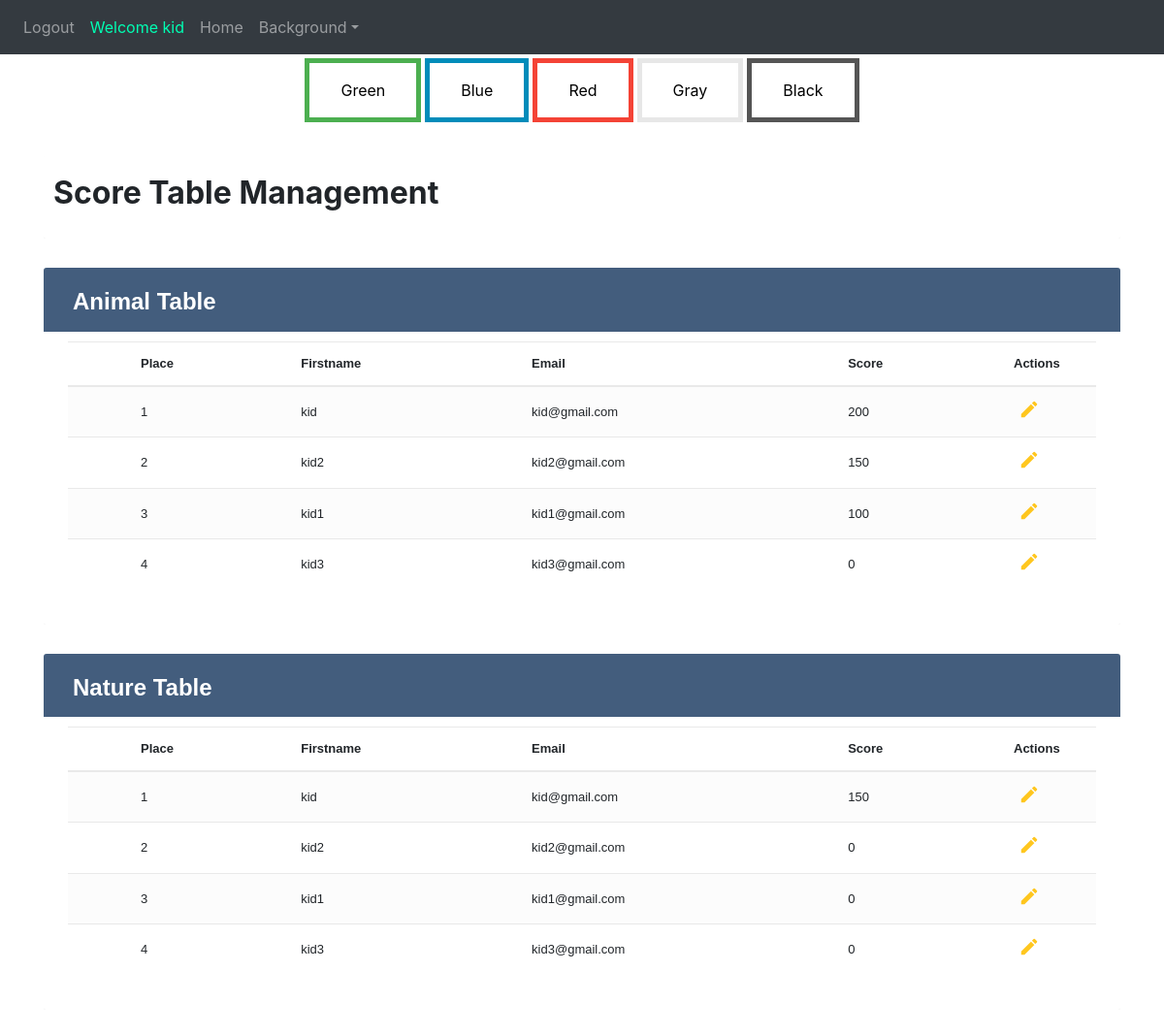
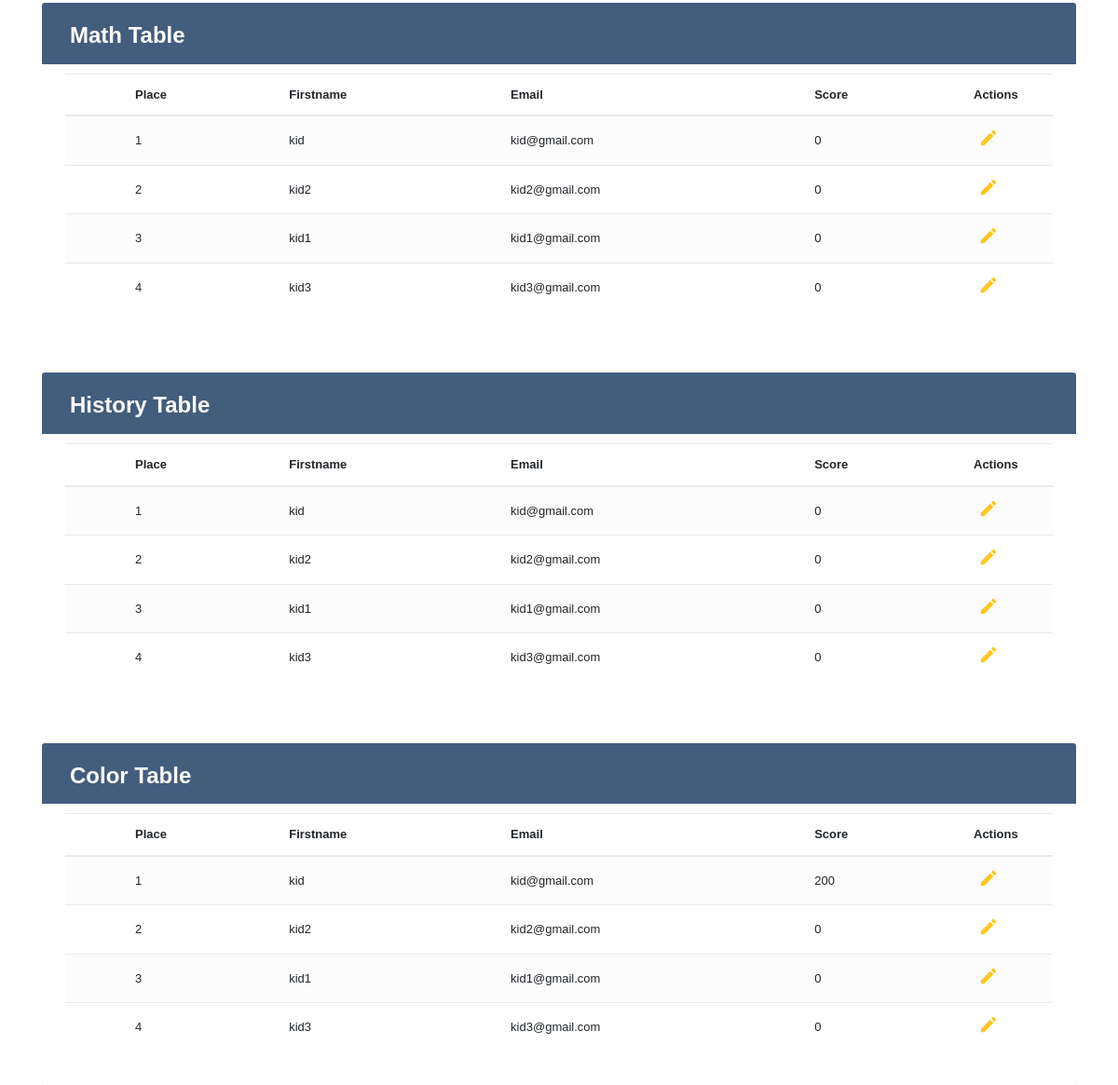
/tableManagment (signed in), run on the app's committed database (2 pictures, top to bottom).
### website/models.py (models this page shows)
class User(db.Model, UserMixin):
    id = db.Column(db.Integer, primary_key=True)
    email = db.Column(db.String(150), unique=True)
    password = db.Column(db.String(150))
    first_name = db.Column(db.String(150))
    auth = db.Column(db.String(50))
    background = db.Column(db.String(100))
    scores = db.relationship('Score')

### website/views.py (the view, shortened to what this page needs)
@views.route('/tableManagment', methods=['GET', 'POST'])
@login_required
def tableManagment():
    back=Background.query.all()
    users=User.query.filter_by(auth="kid").all()
    session["category"] = "Animal"
    animal_cat = "Animal"
    animal_users=SortByScore(users)
    animal_scores=getScores(animal_users)
    for i in range(len(animal_users)):
        print(animal_users[i].first_name)
    session["category"] = "Nature"
    nature_cat = "Nature"
    nature_users=SortByScore(users)
    nature_scores=getScores(nature_users)
    session["category"] = "Math"
    math_cat = "Math"
    math_users=SortByScore(users)
    math_scores=getScores(math_users)
    session["category"] = "History"
    history_cat = "History"
    history_users=SortByScore(users)
    history_scores=getScores(history_users)
    session["category"] = "Color"
    color_cat = "Color"
    color_users=SortByScore(users)
    color_scores=getScores(color_users)
    return render_template("tableManagment.html", user=current_user, background=back, animal_users=animal_users, animal_scores=animal_scores,
    nature_users=nature_users, nature_scores=nature_scores, math_users=math_users, math_scores=math_scores, history_users=history_users, history_scores=history_scores,
     color_users=color_users, color_scores=color_scores, animal_cat=animal_cat, nature_cat=nature_cat, math_cat=math_cat, history_cat=history_cat,
     color_cat=color_cat,a=len(animal_users), n=len(nature_users), m=len(math_users), h=len(history_users), c=len(color_users))

### website/templates/tableManagment.html (shortened to what this page needs)
{% extends "base.html" %} {% block title %}adminPage{% endblock %} {% block content
    %}
<!DOCTYPE html>
<html lang="en">
<head>
    <link rel="stylesheet" href="https://stackpath.bootstrapcdn.com/bootstrap/4.5.0/css/bootstrap.min.css">
    <link rel="stylesheet" href="https://maxcdn.bootstrapcdn.com/font-awesome/4.7.0/css/font-awesome.min.css">
</head>
<div class="container-xl">
<div class="table-responsive">
<div class="table-wrapper">
<div class="row">
<h2><b>Score Table Management</b></h2>
</div>
</div>
</div>
</div>
</div>
<body_table>
    <div class="container-xl">
        <div class="table-responsive">
            <div class="table-wrapper">
                <div class="table-title">
                    <div class="row">
                        <div class="col-sm-6">
                            <h2><b>{{animal_cat}} Table</b></h2>
                        </div>
                    </div>
                </div>
                <table class="table table-striped table-hover">
                    <thead>
                        <tr>
                            <th>
                            </th>
                            <th>Place</th>
                            <th>Firstname</th>
                            <th>Email</th>
                            <th>Score</th>
                            <th>Actions</th>
                        </tr>
                    </thead>
                    <tbody>
                        {%for i in range(a)%}
                        <tr>
                            <td>
                            </td>
                            <td>{{i+1}}</td>
                            <td>{{animal_users[i].first_name}}</td>
                            <td>{{animal_users[i].email}}</td>
                            <td>{{animal_scores[i]}}</td>
                            <td>
                                <a href="#editEmployeeModal"  class="edit" data-toggle="modal">
                                    <i id={{animal_users[i].id}} class="material-icons"
                                    onClick="edit_click(this.id,'{{animal_users[i].first_name}}','{{animal_users[i].email}}','{{animal_scores[i]}}','{{animal_cat}}')" data-toggle="tooltip" title="Edit">&#xE254;</i></a>
                            </td>
                        </tr>
                        {%endfor%}
                    </tbody>
                </table>
            </div>
        </div>
    </div>
</body_table>
<body_table>
    <div class="container-xl">
        <div class="table-responsive">
            <div class="table-wrapper">
                <div class="table-title">
                    <div class="row">
                        <div class="col-sm-6">
                            <h2><b>{{nature_cat}} Table</b></h2>
                        </div>
                    </div>
                </div>
                <table class="table table-striped table-hover">
                    <thead>
                        <tr>
                            <th>
                            </th>
                            <th>Place</th>
                            <th>Firstname</th>
                            <th>Email</th>
                            <th>Score</th>
                            <th>Actions</th>
                        </tr>
                    </thead>
                    <tbody>
                        {%for j in range(n)%}
                        <tr>
                            <td>
                            </td>
                            <td>{{j+1}}</td>
                            <td>{{nature_users[j].first_name}}</td>
                            <td>{{nature_users[j].email}}</td>
                            <td>{{nature_scores[j]}}</td>
                            <td>
                                <a href="#editEmployeeModal"  class="edit" data-toggle="modal">
                                    <i id={{nature_users[j].id}} class="material-icons"
                                    onClick="edit_click(this.id,'{{nature_users[j].first_name}}','{{nature_users[j].email}}','{{nature_scores[j]}}','{{nature_cat}}')" data-toggle="tooltip" title="Edit">&#xE254;</i></a>
                            </td>
                        </tr>
                        {%endfor%}
                    </tbody>
                </table>
            </div>
        </div>
    </div>
</body_table>
<body_table>
    <div class="container-xl">
        <div class="table-responsive">
            <div class="table-wrapper">
                <div class="table-title">
                    <div class="row">
                        <div class="col-sm-6">
                            <h2><b>{{math_cat}} Table</b></h2>
                        </div>
                    </div>
                </div>
                <table class="table table-striped table-hover">
                    <thead>
                        <tr>
                            <th>
                            </th>
                            <th>Place</th>
                            <th>Firstname</th>
                            <th>Email</th>
                            <th>Score</th>
                            <th>Actions</th>
                        </tr>
                    </thead>
                    <tbody>
                        {%for k in range(m)%}
                        <tr>
                            <td>
                            </td>
                            <td>{{k+1}}</td>
                            <td>{{math_users[k].first_name}}</td>
                            <td>{{math_users[k].email}}</td>
                            <td>{{math_scores[k]}}</td>
                            <td>
                                <a href="#editEmployeeModal"  class="edit" data-toggle="modal">
                                    <i id={{math_users[k].id}} class="material-icons"
                                    onClick="edit_click(this.id,'{{math_users[k].first_name}}','{{math_users[k].email}}','{{math_scores[k]}}','{{math_cat}}')" data-toggle="tooltip" title="Edit">&#xE254;</i></a>
                            </td>
                        </tr>
                        {%endfor%}
                    </tbody>
                </table>
            </div>
        </div>
    </div>
</body_table>
<body_table>
    <div class="container-xl">
        <div class="table-responsive">
            <div class="table-wrapper">
                <div class="table-title">
                    <div class="row">
                        <div class="col-sm-6">
                            <h2><b>{{history_cat}} Table</b></h2>
                        </div>
                    </div>
                </div>
                <table class="table table-striped table-hover">
                    <thead>
                        <tr>
                            <th>
                            </th>
                            <th>Place</th>
                            <th>Firstname</th>
                            <th>Email</th>
                            <th>Score</th>
                            <th>Actions</th>
                        </tr>
                    </thead>
                    <tbody>
                        {%for z in range(h)%}
                        <tr>
                            <td>
                            </td>
                            <td>{{z+1}}</td>
                            <td>{{history_users[z].first_name}}</td>
                            <td>{{history_users[z].email}}</td>
                            <td>{{history_scores[z]}}</td>
                            <td>
                                <a href="#editEmployeeModal"  class="edit" data-toggle="modal">
                                    <i id={{history_users[z].id}} class="material-icons"
                                    onClick="edit_click(this.id,'{{history_users[z].first_name}}','{{history_users[z].email}}','{{history_scores[z]}}','{{history_cat}}')" data-toggle="tooltip" title="Edit">&#xE254;</i></a>
                            </td>
                        </tr>
                        {%endfor%}
                    </tbody>
                </table>
            </div>
        </div>
    </div>
</body_table>
<body_table>
    <div class="container-xl">
        <div class="table-responsive">
            <div class="table-wrapper">
                <div class="table-title">
                    <div class="row">
                        <div class="col-sm-6">
                            <h2><b>{{color_cat}} Table</b></h2>
                        </div>
                    </div>
                </div>
                <table class="table table-striped table-hover">
                    <thead>
                        <tr>
                            <th>
                            </th>
                            <th>Place</th>
                            <th>Firstname</th>
                            <th>Email</th>
                            <th>Score</th>
                            <th>Actions</th>
                        </tr>
                    </thead>
                    <tbody>
                        {%for s in range(c)%}
                        <tr>
                            <td>
                            </td>
                            <td>{{s+1}}</td>
                            <td>{{color_users[s].first_name}}</td>
                            <td>{{color_users[s].email}}</td>
                            <td>{{color_scores[s]}}</td>
                            <td>
                                <a href="#editEmployeeModal"  class="edit" data-toggle="modal">
                                    <i id={{color_users[s].id}} class="material-icons"
                                    onClick="edit_click(this.id,'{{color_users[s].first_name}}','{{color_users[s].email}}','{{color_scores[s]}}','{{color_cat}}')" data-toggle="tooltip" title="Edit">&#xE254;</i></a>
                            </td>
                        </tr>
                        {%endfor%}
                    </tbody>
                </table>
            </div>
        </div>
    </div>
</body_table>
</html>
{% endblock %}

### website/templates/base.html (shortened to what this page needs)
<!DOCTYPE html>
<html>
  <head>
    <link
      rel="stylesheet"
      href="https://stackpath.bootstrapcdn.com/bootstrap/4.4.1/css/bootstrap.min.css"
    />
    <link
      rel="stylesheet"
      href="https://stackpath.bootstrapcdn.com/font-awesome/4.7.0/css/font-awesome.min.css"
    />
  </head>
  <body>
    <nav class="navbar navbar-expand-lg navbar-dark bg-dark">
      <div class="collapse navbar-collapse" id="navbar">
        <div class="navbar-nav">
          {% if user.is_authenticated %}
          <a class="nav-item nav-link" onmouseover="logOutSound()" id="logout" href="/logout">Logout</a>
          <a class="nav-item nav-link" style="color: rgb(0, 255, 179);">Welcome {{user.first_name}}</a>
            {% if user.auth=="kid" %}
            <a class="nav-item nav-link" id="managment" href="/kidPage">Home</a>
            {% endif %}
          <div class="nav-item dropdown">
            <a class="nav-link dropdown-toggle btnnavbar" href="#" id="navbarDropdownMenuLink" role="button" data-toggle="dropdown" aria-haspopup="true" aria-expanded="false" >Background</a>
          </div>
          {% else %}
          <a class="nav-item nav-link" id="login" href="/">Login</a>
          {% endif %}
        </div>
      </div>
    </nav>
    <div class="d-flex justify-content-center">
      <button class="button button1" onclick="BackGreen()">Green</button>
      <button class="button button2" onclick="BackBlue()">Blue</button>
      <button class="button button3" onclick="BackRed()">Red</button>
      <button class="button button4" onclick="BackGray()">Gray</button>
      <button class="button button5" onclick="BackBlack()">Black</button>
    </div>
    <div class="container-fluid">{% block content %} {% endblock %}</div>
  </body>
</html>

### data on the page
User: first_name "kid", first_name "kid", email "kid@gmail.com", first_name "kid", email "kid@gmail.com", first_name "kid", email "kid@gmail.com", first_name "kid", email "kid@gmail.com", first_name "kid", email "kid@gmail.com"
User: first_name "kid2", email "kid2@gmail.com", first_name "kid2", email "kid2@gmail.com", first_name "kid2", email "kid2@gmail.com", first_name "kid2", email "kid2@gmail.com", first_name "kid2", email "kid2@gmail.com"
User: first_name "kid1", email "kid1@gmail.com", first_name "kid1", email "kid1@gmail.com", first_name "kid1", email "kid1@gmail.com", first_name "kid1", email "kid1@gmail.com", first_name "kid1", email "kid1@gmail.com"
User: first_name "kid3", email "kid3@gmail.com", first_name "kid3", email "kid3@gmail.com", first_name "kid3", email "kid3@gmail.com", first_name "kid3", email "kid3@gmail.com", first_name "kid3", email "kid3@gmail.com"

### other printed values
{{ animal_cat }} "Animal"
{{ i+1 }} "1" "2" "3" "4"
{{ animal_scores[i] }} "200" "150" "100" "0"
{{ nature_cat }} "Nature"
{{ j+1 }} "1" "2" "3" "4"
{{ nature_scores[j] }} "150" "0" "0" "0"
{{ math_cat }} "Math"
{{ k+1 }} "1" "2" "3" "4"
{{ math_scores[k] }} "0" "0" "0" "0"
{{ history_cat }} "History"
{{ z+1 }} "1" "2" "3" "4"
{{ history_scores[z] }} "0" "0" "0" "0"
{{ color_cat }} "Color"
{{ s+1 }} "1" "2" "3" "4"
{{ color_scores[s] }} "200" "0" "0" "0"
